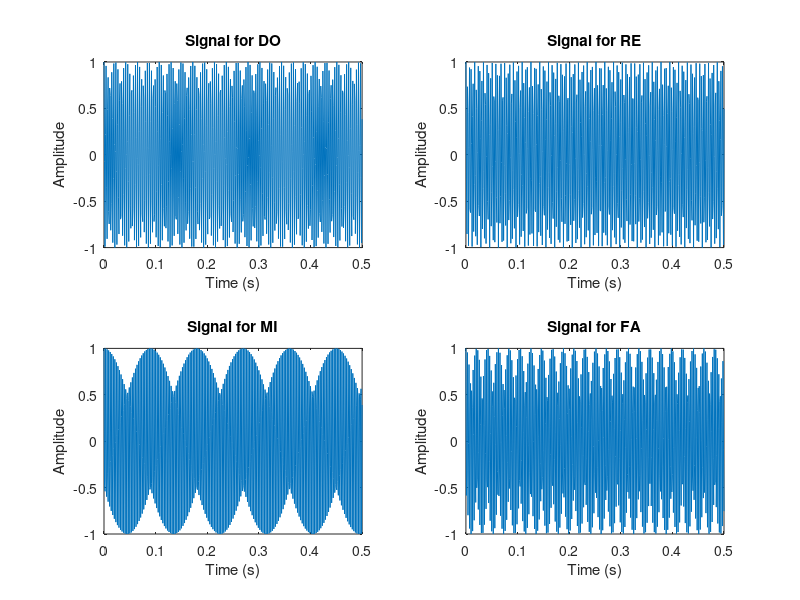
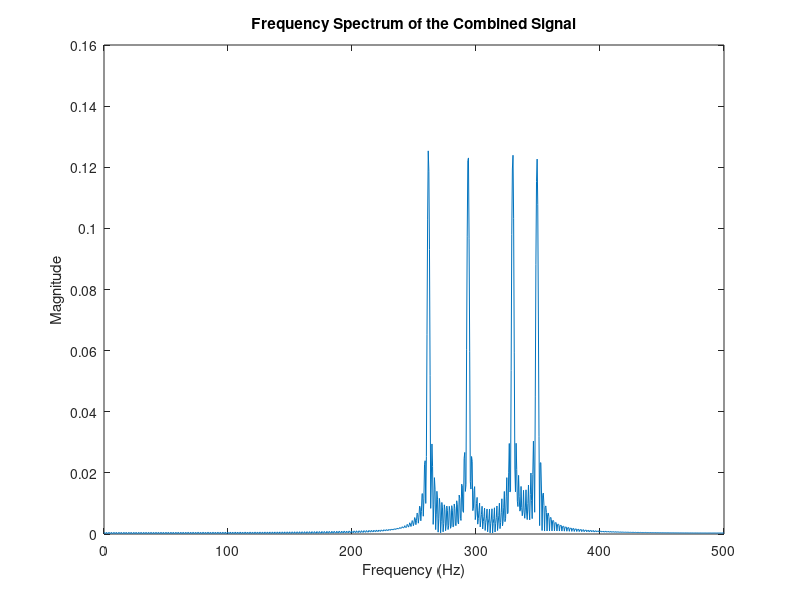

The MATLAB source for these figures, in order:
% Define constants
fs = 1000; % Sampling frequency (Hz)
t = 0:1/fs:0.5; % Time vector for half a second
f0 = 440; % Base frequency for DO
alpha = 2; % Alpha value for frequency calculation

% Generate the four signals for DO, RE, MI, and FA
n_values = [-9, -7, -5, -4]; % Corresponding values for n
notes = {'DO', 'RE', 'MI', 'FA'};

% Create a matrix to store signals with the length of the time vector as rows and columns as the number of notes
x = zeros(length(t), length(notes));

% Create a variable to store individual energies
energies = zeros(1, length(notes));

% Create the combined signal
combined_signal = [];

for i = 1:4
    fn = f0 * (alpha ^ (n_values(i) / 12)); % Calculate the frequency
    x(:, i) = cos(2 * pi * fn * t); % Generate and store the signal in the matrix
    energies(i) = integral(@(t) (cos(2 * pi * fn * t)).^2, 0,0.5 ); % Calculate the energy for each note using the integral function
    
    % Plot each signal
    subplot(2, 2, i);
    plot(t, x(:, i));
    title(['Signal for ' notes{i}]);
    xlabel('Time (s)');
    ylabel('Amplitude');
    
end

% Play the signals sequentially
combined_signal = reshape(x, 1, []); % Reshape the matrix to a row vector
audiowrite('X.wav', combined_signal, fs);

% Calculate the total energy of the combined signal
energy_x = sum(combined_signal.^2) / fs;
disp(['Energy of the combined signal: ', num2str(energy_x)]);

% FFT and Spectrum Plot
% Compute the FFT of the combined signal
N = length(combined_signal); % Number of sample points
fft_signal = fft(combined_signal);

% Compute the two-sided spectrum and then convert to a one-sided spectrum
two_sided_spectrum = abs(fft_signal / N);
one_sided_spectrum = two_sided_spectrum(1:N/2+1);
f = fs * (0:(N/2)) / N;

% Plot the frequency spectrum
figure;
plot(f, one_sided_spectrum);
title('Frequency Spectrum of the Combined Signal');
xlabel('Frequency (Hz)');
ylabel('Magnitude');

% Calculate the energy of the FFT-transformed signal
energy_fft = sum(abs(fft_signal).^2) / (2 * fs) / fs;
disp(['Energy of the FFT-transformed signal: ', num2str(energy_fft)]);

% Step 8
filter_order = 20;
% since Mi frequency starts at 329 it would be suitable to cutoff frequency
% at 300
cutoff = (300/(fs/2));
[b, a] = butter(filter_order, cutoff);
